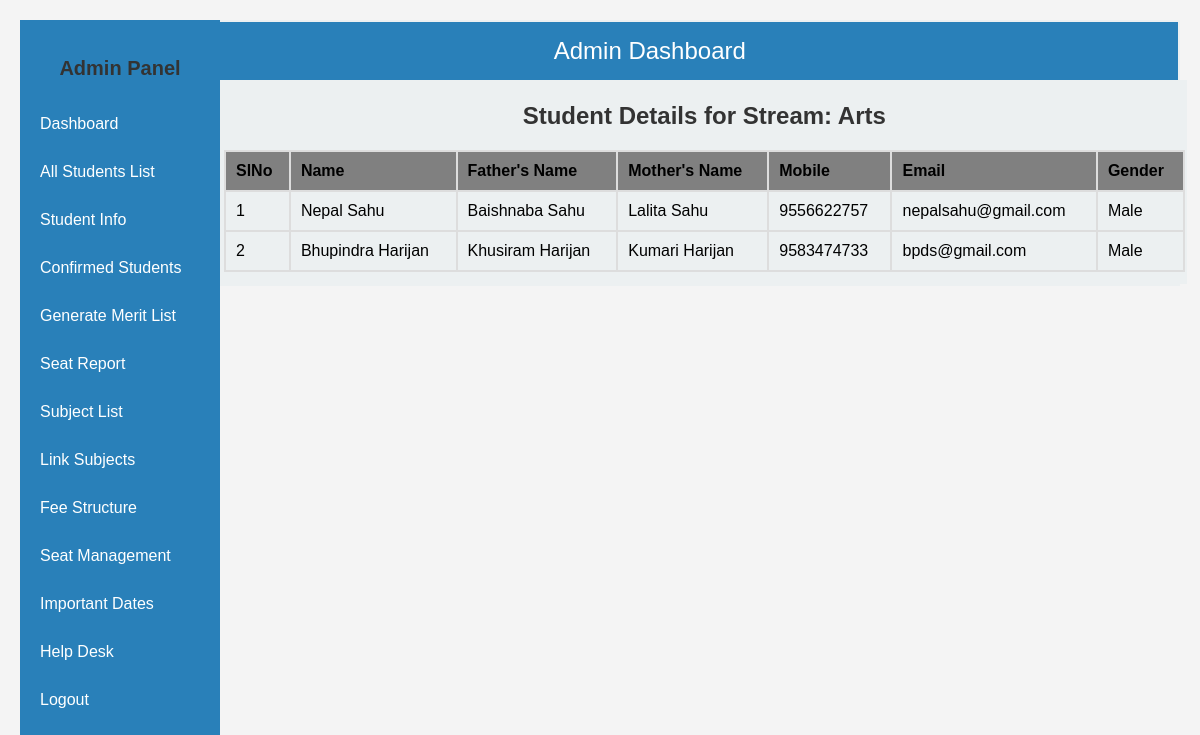
/admin/student_details.php?stream=Arts (signed in), run on the app's committed database.
### tables this page shows
CREATE TABLE `students` (
  `id` int(11) NOT NULL,
  `name` varchar(100) NOT NULL,
  `father_name` varchar(100) NOT NULL,
  `mother_name` varchar(100) NOT NULL,
  `mobile` varchar(15) NOT NULL,
  `email` varchar(100) NOT NULL,
  `password` varchar(255) NOT NULL,
  `gender` enum('Male','Female','Other') NOT NULL,
  `caste` varchar(50) NOT NULL,
  `religion` varchar(50) NOT NULL,
  `present_address` text NOT NULL,
  `present_post` varchar(100) NOT NULL,
  `present_block` varchar(100) NOT NULL,
  `present_district` varchar(100) NOT NULL,
  `present_state` varchar(50) NOT NULL,
  `permanent_address` text NOT NULL,
  `permanent_post` varchar(100) NOT NULL,
  `permanent_block` varchar(100) NOT NULL,
  `permanent_district` varchar(100) NOT NULL,
  `permanent_state` varchar(50) NOT NULL,
  `country` varchar(50) NOT NULL DEFAULT 'India',
  `board_10th` varchar(100) NOT NULL,
  `institute_10th` varchar(100) NOT NULL,
  `secure_mark_10th` int(11) NOT NULL,
  `full_mark_10th` int(11) NOT NULL,
  `percentage_10th` decimal(5,2) GENERATED ALWAYS AS (`secure_mark_10th` / `full_mark_10th` * 100) STORED,
  `board_intermediate` varchar(100) NOT NULL,
  `institute_intermediate` varchar(100) NOT NULL,
  `secure_mark_intermediate` int(11) NOT NULL,
  `full_mark_intermediate` int(11) NOT NULL,
  `percentage_intermediate` decimal(5,2) GENERATED ALWAYS AS (`secure_mark_intermediate` / `full_mark_intermediate` * 100) STORED,
  `board_graduation` varchar(100) NOT NULL,
  `institute_graduation` varchar(100) NOT NULL,
  `secure_mark_graduation` int(11) NOT NULL,
  `full_mark_graduation` int(11) NOT NULL,
  `percentage_graduation` decimal(5,2) GENERATED ALWAYS AS (`secure_mark_graduation` / `full_mark_graduation` * 100) STORED,
  `stream_id` int(11) NOT NULL,
  `subject_id` int(11) NOT NULL
);

### admin/student_details.php (the view, shortened to what this page needs)
<?php
include '../db/db_connect.php';
include 'header.php';
$caste = isset($_GET['caste']) ? $_GET['caste'] : '';
$stream_name = isset($_GET['stream']) ? $_GET['stream'] : '';
$stmt = null;
if ($caste) {
    $sql = "
        SELECT
            id, name, father_name, mother_name, mobile, email, gender, caste
        FROM students
        WHERE caste = ?
    ";
    $stmt = $conn->prepare($sql);
    $stmt->bind_param('s', $caste);
}
elseif ($stream_name) {
    $stream_sql = "
        SELECT id FROM streams WHERE stream_name = ?
    ";
    $stream_stmt = $conn->prepare($stream_sql);
    $stream_stmt->bind_param('s', $stream_name);
    $stream_stmt->execute();
    $stream_result = $stream_stmt->get_result();
    if ($stream_result->num_rows > 0) {
        $stream_row = $stream_result->fetch_assoc();
        $stream_id = $stream_row['id'];
        $sql = "
            SELECT
                id, name, father_name, mother_name, mobile, email, gender
            FROM students
            WHERE stream_id = ?
        ";
        $stmt = $conn->prepare($sql);
        $stmt->bind_param('i', $stream_id);
    } else {
        echo "Invalid stream name.";
        exit();
    }
}
if ($stmt) {
    $stmt->execute();
    $result = $stmt->get_result();
}
?>
<!DOCTYPE html>
<html lang="en">
<head>
    <link rel="stylesheet" href="css/style.css">
</head>
<body>
<div class="main-content">
    <h2>
        <?php
        if ($caste) {
            echo "Student Details for Caste: " . htmlspecialchars($caste);
        } elseif ($stream_name) {
            echo "Student Details for Stream: " . htmlspecialchars($stream_name);
        }
        ?>
    </h2>
    <table class="table table-bordered">
        <thead>
            <tr>
                <th>SlNo</th>
                <th>Name</th>
                <th>Father's Name</th>
                <th>Mother's Name</th>
                <th>Mobile</th>
                <th>Email</th>
                <th>Gender</th>
            </tr>
        </thead>
        <tbody>
            <?php
            if ($result && $result->num_rows > 0) {
                $slNo = 1;
                while ($row = $result->fetch_assoc()) {
                    echo "<tr>";
                    echo "<td>" . $slNo++ . "</td>";
                    echo "<td>" . htmlspecialchars($row['name']) . "</td>";
                    echo "<td>" . htmlspecialchars($row['father_name']) . "</td>";
                    echo "<td>" . htmlspecialchars($row['mother_name']) . "</td>";
                    echo "<td>" . htmlspecialchars($row['mobile']) . "</td>";
                    echo "<td>" . htmlspecialchars($row['email']) . "</td>";
                    echo "<td>" . htmlspecialchars($row['gender']) . "</td>";
                    echo "</tr>";
                }
            } else {
                echo "<tr><td colspan='7'>No students found.</td></tr>";
            }
            ?>
        </tbody>
    </table>
</div>
</body>
</html>

### css/style.css (style rules this page uses)
body { margin: 0; font-family: Arial, sans-serif; }
.main-content { margin-left: 100px; padding: 2px; width:91% ; background-color: #ecf0f1; }
h2 { font-size: 24px; margin-bottom: 20px; }
body { font-family: Arial, sans-serif; background-color: #f4f4f4; margin: 0; padding: 20px; }
h2 { text-align: center; color: #333; }
table { width: 100%; border-collapse:collapse ; margin-bottom: 10px; }
th, td { padding: 10px; border: 2px solid #ddd; text-align: left; }
th { background-color: gray; }

### data on the page
students: name "Nepal Sahu", father_name "Baishnaba Sahu", mother_name "Lalita Sahu", mobile "9556622757", email "nepalsahu@gmail.com", gender "Male"
students: name "Bhupindra Harijan", father_name "Khusiram Harijan", mother_name "Kumari Harijan", mobile "9583474733", email "bpds@gmail.com", gender "Male"

### other printed values
$stream_name "Arts"
